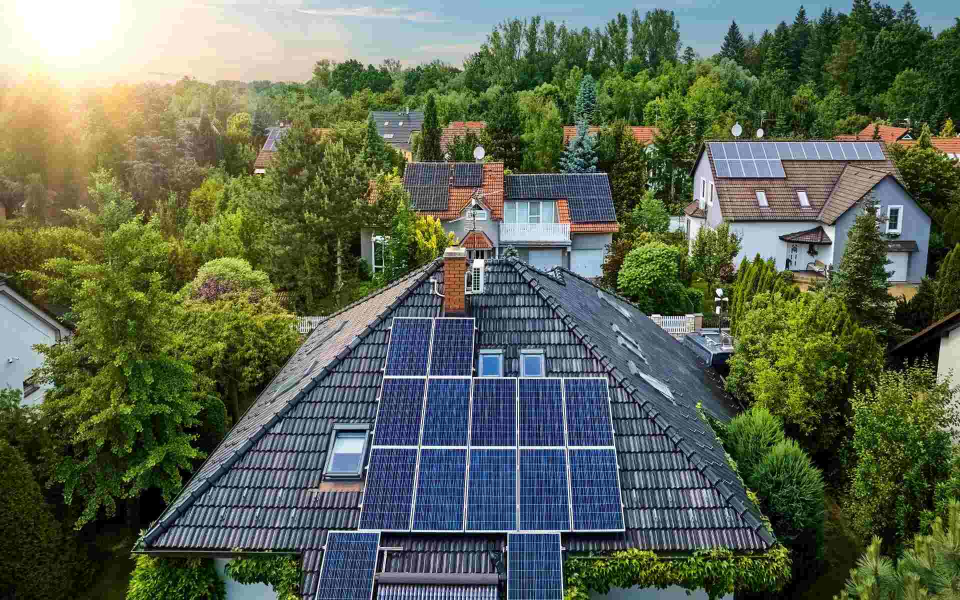
#> input picture Facebook Ads/Stock Photos/Solar Panel Home 3.jpg, 1920 x 1200 px, found by its file name (shown at 1/2 size)
$ python make_consolidated_ad.py
#> lines starting #> are read from the running program, lines starting #| are printed output that depends on the picture
#!/usr/bin/env python3
"""
HelioFlo Facebook Ad v3 — All Three Ranges
Full-bleed photo hero with floating product PNGs (Solterra-style).
No pricing. No white/cream sections. Coloured backgrounds everywhere.
1080 × 1350 px
"""
from PIL import Image, ImageDraw, ImageFont, ImageFilter, ImageEnhance
import os

W, H = 1080, 1350

C_RED   = (181,  69,  27)
C_TEAL  = (  0, 201, 167)
C_GOLD  = (212, 168,  71)
C_WHITE = (255, 255, 255)
C_DARK  = ( 14,  16,  22)
C_MUTED = (160, 155, 145)
C_CREAM = (251, 247, 242)

# Dark saturated card backgrounds
BG_RED  = ( 95,  28,  8)
BG_TEAL = (  0,  72, 60)
BG_GOLD = ( 88,  58,  8)

# Info box backgrounds
IB = [(0, 90, 76), (115, 35, 10), (90, 64, 8), (22, 24, 32)]

F_GB  = '/System/Library/Fonts/Supplemental/Georgia Bold.ttf'
F_GI  = '/System/Library/Fonts/Supplemental/Georgia Italic.ttf'
F_HV  = '/System/Library/Fonts/Helvetica.ttc'

BASE = '/Users/pierreliu/HelioFlo'
OUT  = os.path.join(BASE, 'Facebook Ads', 'HelioFlo Ad — All Ranges.png')

# ── Section geometry ──────────────────────────────────────────────────
PHOTO_H = 640     # lifestyle photo with floating products
BAND_H  =  48     # "CHOOSE YOUR BATTERY SYSTEM" dark banner
CARD_H  = 320     # 3 tier cards side-by-side
INFO_H  = 102     # 4 info boxes
CTA_H   = 178     # brand-red CTA
FOOT_H  =  62     # near-black footer strip
# 640+48+320+102+178+62 = 1350 ✓

Y_BAND  = PHOTO_H
Y_CARDS = Y_BAND  + BAND_H
Y_INFO  = Y_CARDS + CARD_H
Y_CTA   = Y_INFO  + INFO_H
Y_FOOT  = Y_CTA   + CTA_H


def tbbox(font, text):
    bb = font.getbbox(text)
    return bb[2] - bb[0], bb[3] - bb[1]

def remove_white(img, thr=234):
    img = img.convert('RGBA')
    data = list(img.getdata())
    img.putdata([(r, g, b, 0) if r >= thr and g >= thr and b >= thr
                 else (r, g, b, a) for r, g, b, a in data])
    return img

def fit_into(img, bw, bh, pad=10):
    iw, ih = img.size
    s = min((bw - pad*2) / iw, (bh - pad*2) / ih)
    return img.resize((int(iw*s), int(ih*s)), Image.LANCZOS)

def load_logo(h=50):
    logo = Image.open(f'{BASE}/brand_assets/HelioFlo_Logo.PNG').convert('RGBA')
    w = int(h * logo.width / logo.height)
    return logo.resize((w, h), Image.LANCZOS)

def shadow_text(draw, xy, text, font, fill, sdist=2, sop=85):
    x, y = xy
    draw.text((x+sdist, y+sdist), text, font=font, fill=(*C_DARK[:3], sop))
    draw.text(xy, text, font=font, fill=fill)

def tick(draw, cx, cy, r, color):
    draw.ellipse([cx-r, cy-r, cx+r, cy+r], fill=(*color, 255))
    lw = max(2, r // 3)
    draw.line([(cx-r//2+1, cy+1), (cx-r//7, cy+r//2)], fill=C_WHITE, width=lw)
    draw.line([(cx-r//7, cy+r//2), (cx+r//2-1, cy-r//2+2)], fill=C_WHITE, width=lw)


# ════════════════════════════════════════════════════════════════════
# 1. PHOTO HERO  (0 → 640)
# ════════════════════════════════════════════════════════════════════
canvas = Image.new('RGBA', (W, H), C_DARK)
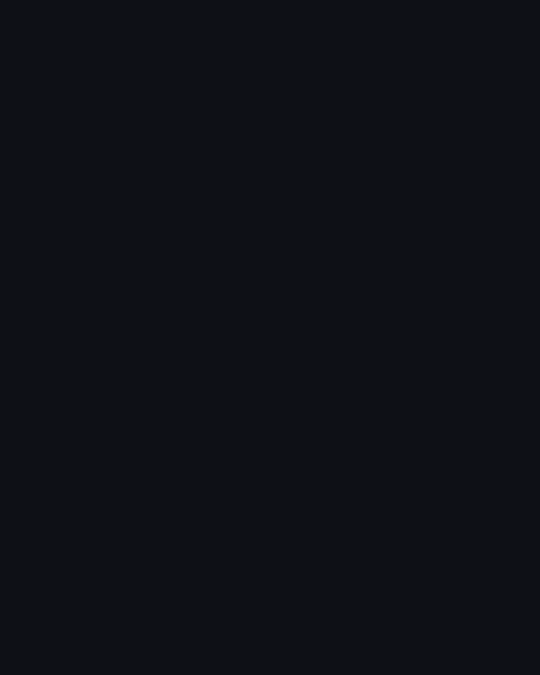
#> canvas: PIL image 1080x1350 RGBA (shown at 1/2 size); mean R, G, B, A 14, 16, 22, 255

bg = Image.open(f'{BASE}/Facebook Ads/Stock Photos/Solar Panel Home 3.jpg').convert('RGB')
#> bg is the input picture: PIL image 1920x1200 RGB; mean R, G, B 92, 102.3, 82.5
bw, bh = bg.size
#> bw = 1920; bh = 1200
# Scale to W=1080, then center-crop height to PHOTO_H
bg = bg.resize((W, int(bh * W / bw)), Image.LANCZOS)
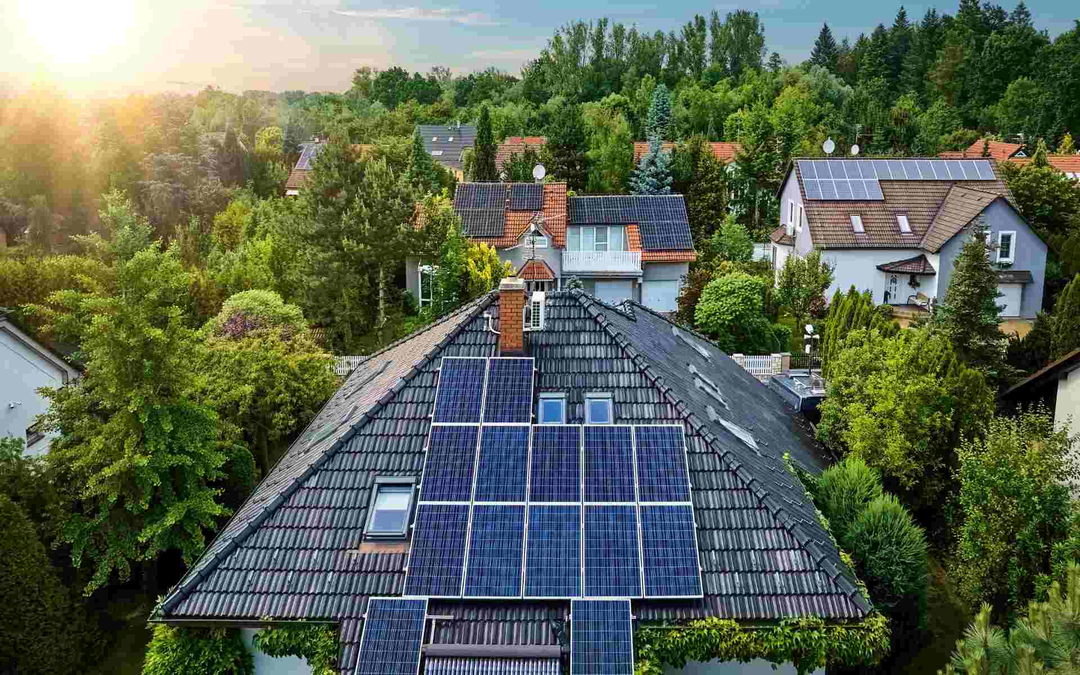
#> bg: PIL image 1080x675 RGB; mean R, G, B 92, 102.3, 82.6
off_y = (bg.height - PHOTO_H) // 2
#> off_y = 17
bg = bg.crop((0, off_y, W, off_y + PHOTO_H))
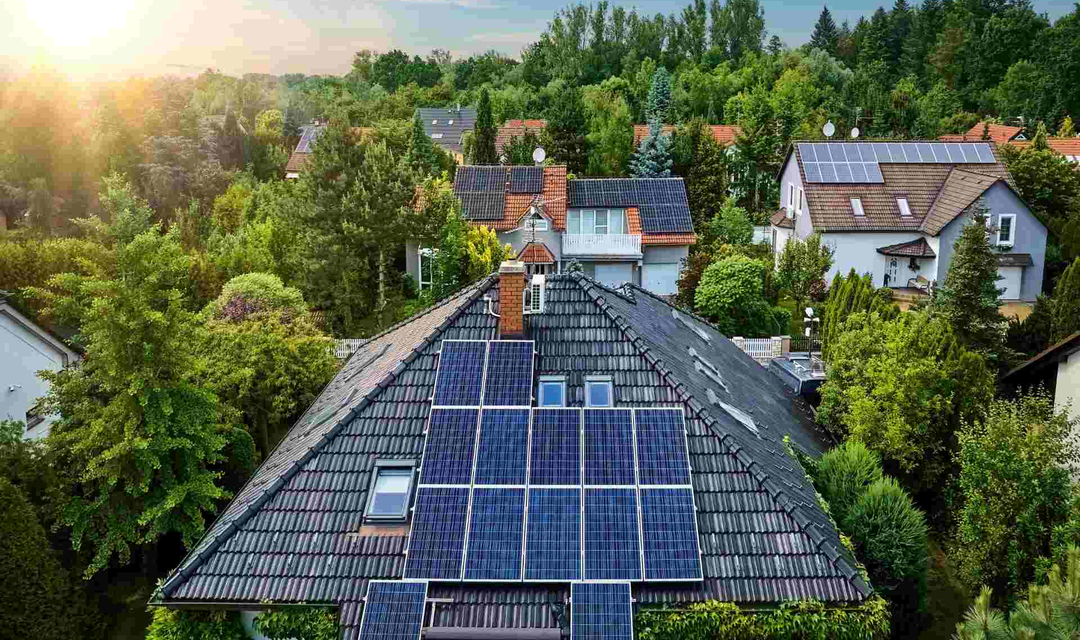
#> bg: PIL image 1080x640 RGB; mean R, G, B 91, 100.7, 80
bg = ImageEnhance.Brightness(bg).enhance(0.80)
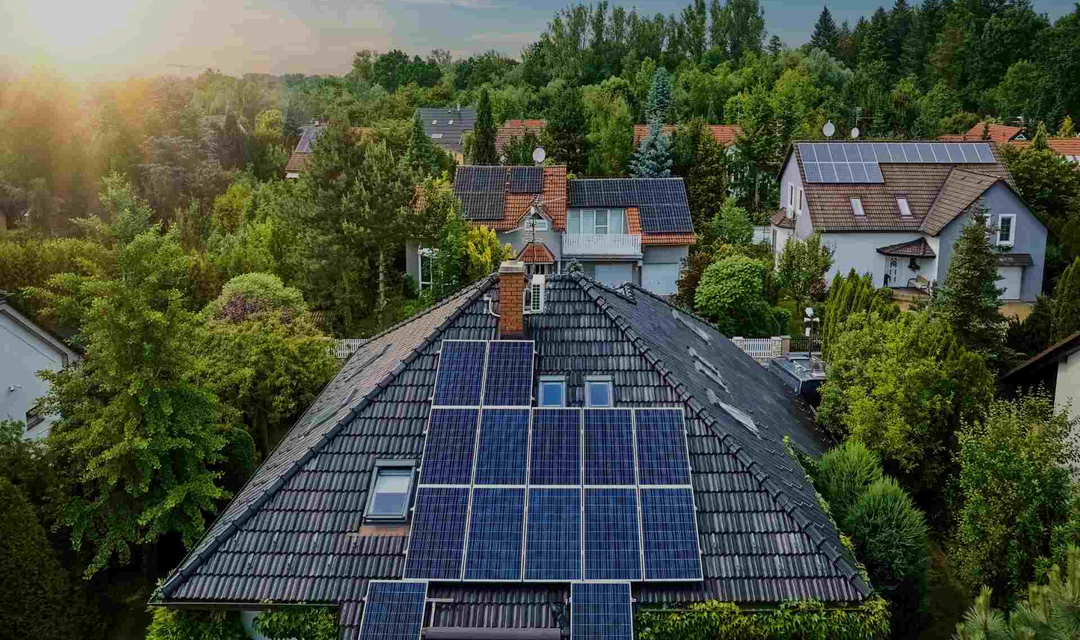
#> bg: PIL image 1080x640 RGB; mean R, G, B 72.4, 80.2, 63.6
bg = ImageEnhance.Color(bg).enhance(1.14)
canvas.alpha_composite(bg.convert('RGBA'), dest=(0, 0))
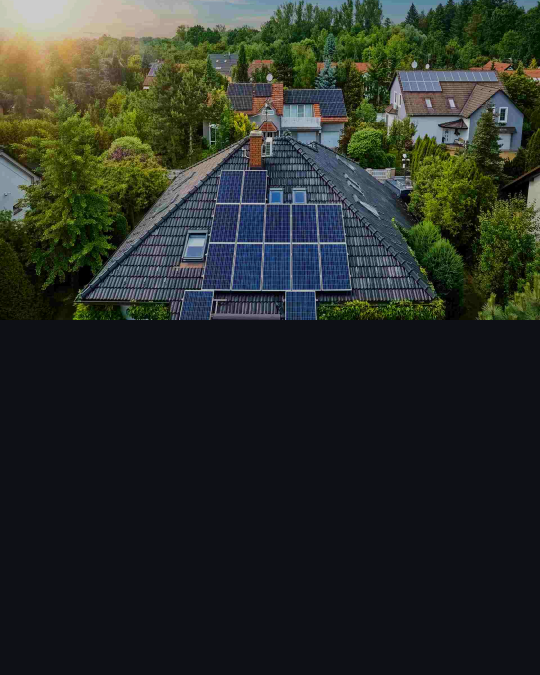
#> canvas: PIL image 1080x1350 RGBA (shown at 1/2 size); mean R, G, B, A 41.3, 46.5, 40.8, 255

d = ImageDraw.Draw(canvas)

# ── Composite gradient overlay ────────────────────────────────────────
ov = Image.new('RGBA', (W, PHOTO_H), (0, 0, 0, 0))
#> ov: PIL image 1080x640 RGBA; every value is 0
od = ImageDraw.Draw(ov)

# Left column: dark → transparent (for headline legibility)
for x in range(W):
    t = x / W
    a = int(215 * max(0, 1 - (t / 0.60) ** 1.65))
    od.line([(x, 0), (x, PHOTO_H)], fill=(*C_DARK, a))

# Top band: dark bar (logo + badge area)
for y in range(84):
    a = int(175 * (1 - y / 84) ** 0.5)
    od.line([(0, y), (W, y)], fill=(*C_DARK, a))

# Bottom fade: photo dissolves into the dark band below
for y in range(90):
    yy = PHOTO_H - 90 + y
    a  = int(230 * (y / 90) ** 2.0)
    od.line([(0, yy), (W, yy)], fill=(*C_DARK, a))

canvas.alpha_composite(ov, dest=(0, 0))
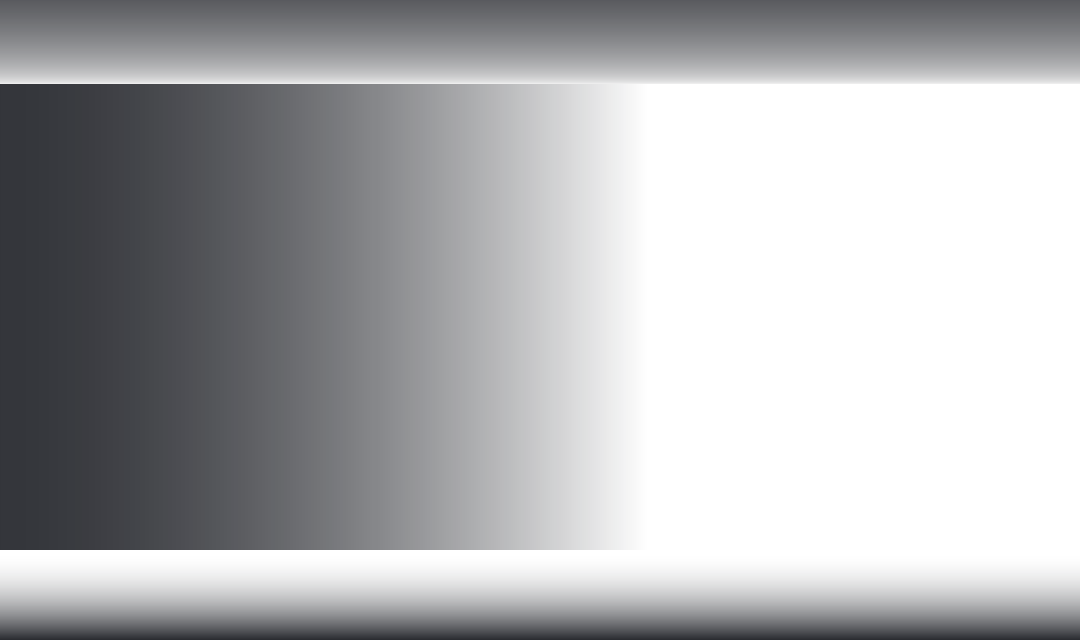
#> ov: PIL image 1080x640 RGBA; mean R, G, B, A 14, 16, 22, 84.2; transparent parts drawn white
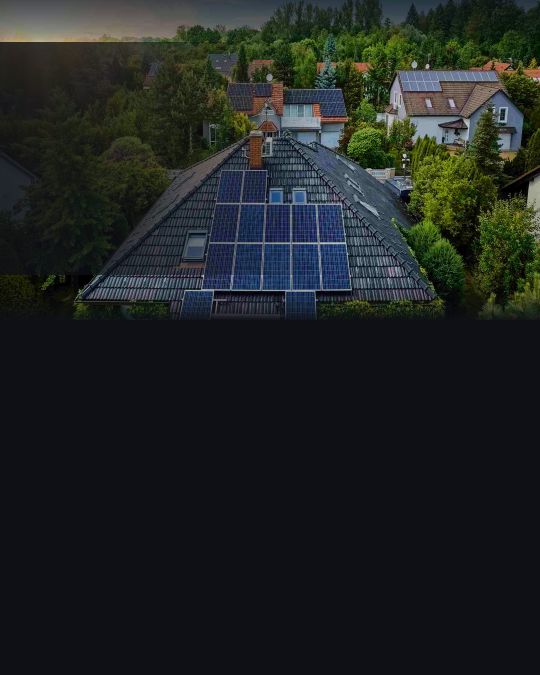
#> canvas: PIL image 1080x1350 RGBA (shown at 1/2 size); mean R, G, B, A 30.9, 35.4, 34.9, 255
d = ImageDraw.Draw(canvas)

# Red accent stripe at very top
d.rectangle([0, 0, W, 4], fill=(*C_RED, 255))

# ── HelioFlo logo ─────────────────────────────────────────────────────
logo = load_logo(50)
#> (the run stopped early here; a loop or call above may not have finished)
